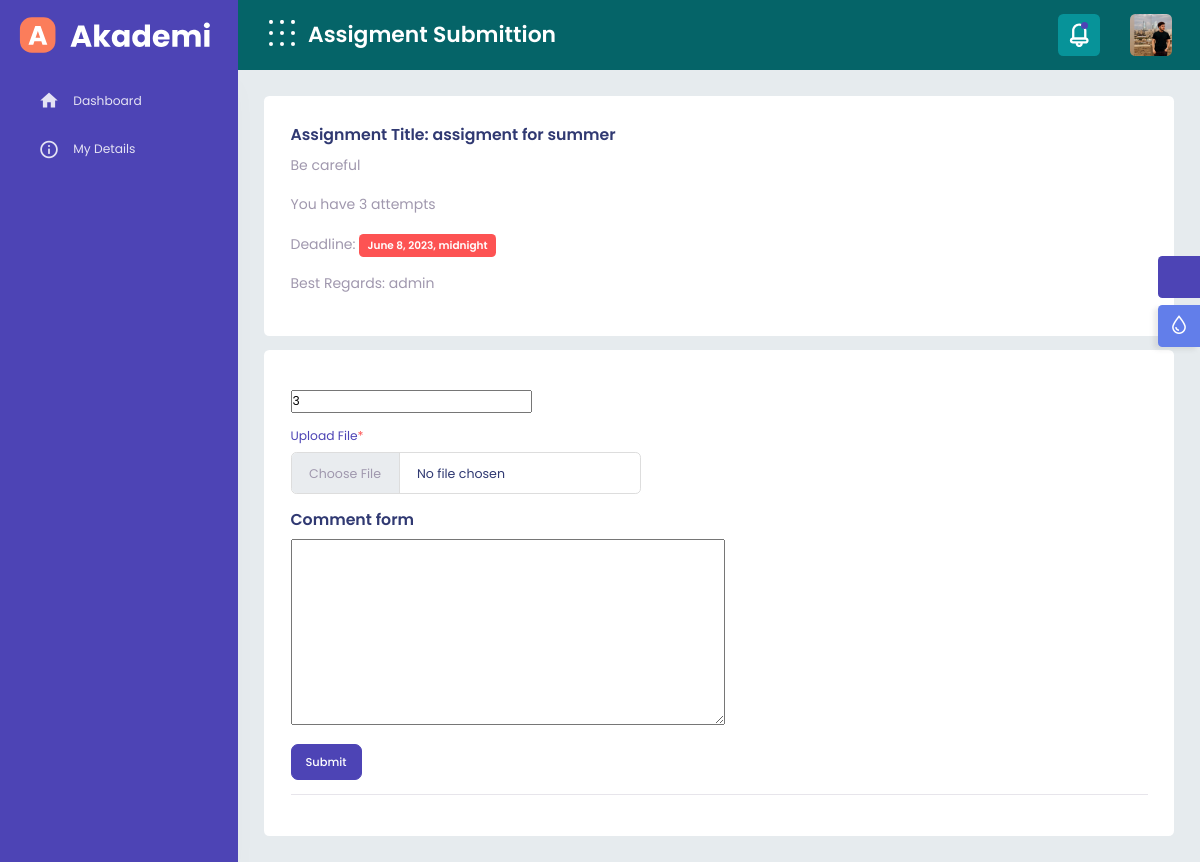
/assignment_submit/30/ (signed in), run on an earlier commit of the app's database.
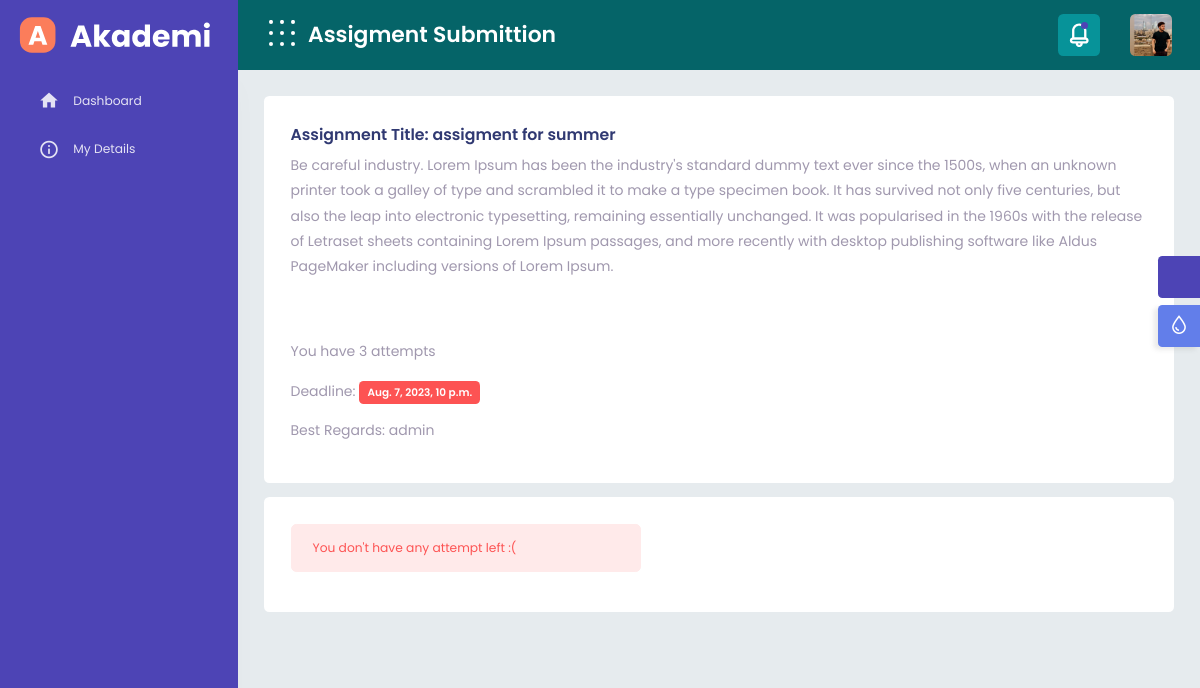
And on a later commit of the database.
### core/models.py (models this page shows, shortened)
class Assignment(models.Model):
    title=models.CharField(max_length=250)
    lesson=models.ForeignKey('staff.Lessons',related_name='lesson_of_assignment',on_delete=models.CASCADE ,blank=True, null=True)
    description=RichTextField(blank=True)
    sender=models.ForeignKey('baseuser.User',on_delete=models.SET_NULL,blank=True,null=True,related_name='assigment_creator')
    receiver=models.ManyToManyField('staff.Sections', blank=True,related_name='assignment_receivers')
    is_active=models.BooleanField(default=True)
    max_try=models.IntegerField(default=3)
    created_at=models.DateTimeField(auto_now_add=True)
    deadline=models.DateTimeField()
    class Meta:
        verbose_name_plural = 'Assigments'

### baseuser/models.py (models this page shows)
class User(AbstractUser):
    created_at = models.DateTimeField(auto_now_add=True)
    updated_at = models.DateTimeField(auto_now=True)
    gender_choice = (
        ('male', 'Male'),
        ('female', 'Female'),
    )
    gender = models.CharField(max_length=250, choices=gender_choice)
    birthdate = models.DateField(null=True, blank=True)
    profile_photo = models.ImageField(default='profile_photos/default_pp.png', upload_to='profile_photos')
    user_type_names = (
        ('student', 'Student'),
        ('teacher', 'Teacher'),
        ('admin', 'Admin'),
    )
    user_type = models.CharField(max_length=500, choices=user_type_names)
    country = models.CharField(max_length=250)
    number = models.CharField(max_length=50,blank=True ,null=True)
    def __str__(self):
        return self.username
    class Meta:
        verbose_name_plural = 'Users'

### baseuser/decorators.py (the view)
    def wrapper_func(request, *args, **kwargs):
        if request.user.user_type == 'student' or request.user.user_type == 'admin' :
            return view_func(request, *args, **kwargs)
        else:
            return redirect('error_permission')

### core/forms.py
class StudentAssigmentForm(forms.ModelForm):
    class Meta:
        model = StudentsAssignment
        fields = '__all__'
        widgets={
            'description':CKEditorWidget(),
            'file':forms.ClearableFileInput(attrs={'class':'form-control custom-file-input'}),
        }
    def __init__(self, *args, **kwargs):
        super(StudentAssigmentForm, self).__init__(*args, **kwargs)
        self.fields['assignment'].widget = forms.HiddenInput()
        self.fields['student'].widget = forms.HiddenInput()

### core/templates/assignment_submit.html (shortened to what this page needs)
{% extends 'base_core.html' %}
{% load static %}
{% block content %}
{% include 'partials/navheader-preloader.html' %}
{% include 'partials/header.html' %}
{% include 'partials/sidebar.html' %}
<div class="content-body">
    <div class="container-fluid">
        <div class="card mb-3">
            <div class="card-body">
                <p class="font-weight-bold h4">Assignment Title: {{ assignment.title }}</p>
                <div class=" font-weight-bold h5">
                    {{ assignment.description | safe }}
                    <p class="font-italic">You have  {{ assignment.max_try }} attempts</p>
                    <p class="font-weight-bold mt-3">
                        Deadline:
                        <span class="badge badge-danger">
                            {{ assignment.deadline }}
                        </span>
                    </p>
                    <p class="font-italic">Best Regards: {{ assignment.sender }}</p>
                </div>
            </div>
    </div>
        <div class="card">
            <div class="card-body ">
                <div class="row">
                    <form method="POST" enctype="multipart/form-data">
                        {% if not student_assignment %}
                        <div class="mb-3">
                            {{ form.attempts }}
                        </div>
                        <div class="mb-3">
                            <label for="exampleFormControlInput1" class="form-label text-primary">Upload File<span class="required">*</span></label>
                            <div style="width: 350px;">
                                {{ form.file }}
                            </div>
                        </div>
                        <div class="mb-3">
                            <h4> Comment form</h4>
                            {{ form.comment }}
                        </div>
                        <button type="submit" class="btn btn-primary">Submit</button>
                        <hr>
                        {% else %}
                        <div class="alert alert-danger" role="alert" style="max-width: 350px;">
                            You don't have any attempt left :(
                        </div>
                        {% endif %}
                    </form>
                </div>
            </div>
        </div>
    </div>
</div>
{% endblock %}

What changed in the data, as far as the page shows it:
changed Assignment "assigment for summer": description "Be careful" → "Be careful industry. Lorem Ipsum has been the industry's standard dummy text ever since the 1500s, when an unknown printer took a galley of type and scrambled it to make a type specimen book. It has survived not only five centuries, but also the leap into electronic typesetting, remaining essentially unchanged. It was popularised in the 1960s with the release of Letraset sheets containing Lorem Ipsum passages, and more recently with desktop publishing software like Aldus PageMaker including versions of Lorem Ipsum."; deadline "June 8, 2023, midnight" → "Aug. 7, 2023, 10 p.m."
Also different on the page:
form field attempts: "3" → (not shown)
text no longer shown: "Upload File * Comment form Submit"
text now shown: "You don't have any attempt left :("
